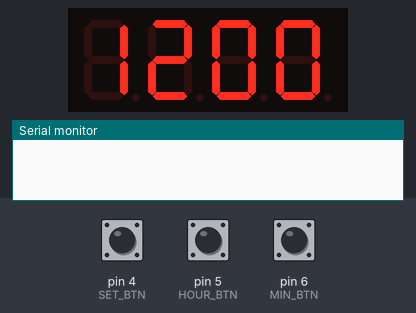
The sketch below on a simulated Arduino Uno, built with avr-gcc and run on an emulated ATmega328P. Shown: 4-digit seven-segment display, the last lines printed to the serial monitor. The inputs (shaded band) are chosen by the test bench; at power-on: pin 4 (SET_BTN) LOW, pin 6 (MIN_BTN) LOW, pin 5 (HOUR_BTN) LOW.

Above: at 1.6 s.
1.7 s: pin 4 (SET_BTN) pulled HIGH for 0.15 s
At 2.07 s:
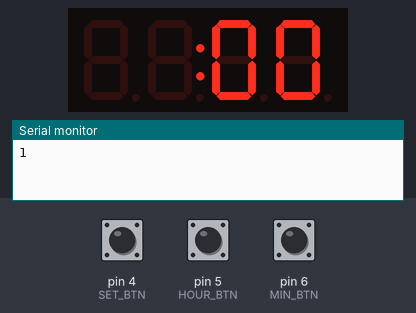
2.4 s: pin 6 (MIN_BTN) pulled HIGH for 1 s
At 3.2 s:
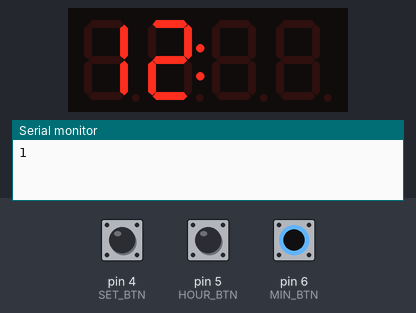
Timing chart, 0 to 5.4 s (numbered marks = the images above; inputs shaded):
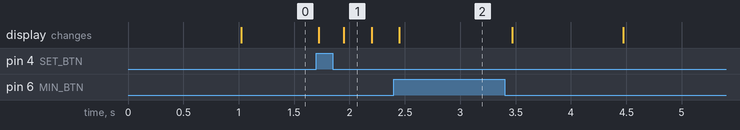

The sketch:

clock.ino
```cpp
#include <Arduino.h>
#include <TM1637Display.h>

// Module connection pins (Digital Pins)
#define CLK 2
#define DIO 3

#define SET_BTN 4
#define HOUR_BTN 5
#define MIN_BTN 6

#define SECS_PER_MIN  (60UL)
#define SECS_PER_HOUR (3600UL)
#define SECS_PER_DAY  (SECS_PER_HOUR * 24L)

#define numberOfMinutes(_time_) ((_time_ / SECS_PER_MIN) % SECS_PER_MIN)
#define numberOfHours(_time_) (( _time_% SECS_PER_DAY) / SECS_PER_HOUR)

TM1637Display display(CLK, DIO);

uint8_t data[] = { 0xff, 0xff, 0xff, 0xff };
uint8_t blank[] = { 0x00, 0x00, 0x00, 0x00 };

unsigned long debounce = 200UL;   // the debounce time, increase if the output flickers
unsigned long previousMillis = 0;        // will store last time LED was updated
const long interval = 1000;//1000           // interval at which to blink (milliseconds)
long time = 0;
long setCounter = 0;
unsigned long mil = 0;           // the last time the output pin was toggled

int mode = 0; //modes 0=clock, 1=set clock, 2=set wake time, 3=set night light?
int settingState = 0; //0=hour, 1=minutes

int modeButtonState = 0;
int modeButtonPrev = 0;
int hrButtonState = 0;
int hrButtonPrev = 0;
int minButtonState = 0;
int minButtonPrev = 0;

void setup() {
  Serial.begin(9600);

  pinMode(SET_BTN, INPUT);
  pinMode(HOUR_BTN, INPUT);
  pinMode(MIN_BTN, INPUT);

  display.clear();
  display.setBrightness(0); //0-7
}

void loop() {

  if (buttonHandler(SET_BTN, modeButtonState, modeButtonPrev)) {
    mode = mode + 1 > 3 ? 0 : mode + 1;
    Serial.println(mode);
  }

  if (mode == 0) {
    counting();
  } else if (mode == 1) {
    setting();
  }
}

void setting() {
  if (buttonHandler(MIN_BTN, minButtonState, minButtonPrev)) {
    if (settingState == 0) {
      settingState = 1;
    } else if (settingState == 1) {
      settingState = 0;
      mode = 0;
    }
  }

  if (settingState == 0) {
    if (buttonHandler(HOUR_BTN, hrButtonState, hrButtonPrev)) {
      time += SECS_PER_HOUR;
    }
    showSettingTimeHR();
  } else if (settingState == 1) {
    if (buttonHandler(HOUR_BTN, hrButtonState, hrButtonPrev)) {
      time += SECS_PER_MIN;
    }
    showSettingTimeMIN();
  }

}

void showSettingTimeHR() {
  unsigned long currentMillis = millis();

  if (currentMillis - previousMillis >= interval / 4) {
    previousMillis = currentMillis;

    int minutes = numberOfMinutes(time);
    int hours = numberOfHours(time);
    bool pm = hours > 12;
    int hours12 = pm ? hours - 12 : hours;  // for 12 hour clock
    hours12 = hours12 == 0 ? 12 : hours12; //set 0 to 12

    if (setCounter % 2 == 0) {
      data[0] = hours12 / 10 > 0 ? display.encodeDigit(hours12 / 10) : 0x00;
      data[1] = display.encodeDigit(hours12 % 10) | 0x80;
      data[2] = display.encodeDigit(minutes / 10);
      data[3] = display.encodeDigit(minutes % 10);
      display.setSegments(data);
    } else {
      data[0] = 0x00;
      data[1] = 0x80;
      data[2] = display.encodeDigit(minutes / 10);
      data[3] = display.encodeDigit(minutes % 10);
      display.setSegments(data);
    }

    setCounter++;
  }
}

void showSettingTimeMIN() {
  unsigned long currentMillis = millis();

  if (currentMillis - previousMillis >= interval / 4) {
    previousMillis = currentMillis;

    int minutes = numberOfMinutes(time);
    int hours = numberOfHours(time);
    bool pm = hours > 12;
    int hours12 = pm ? hours - 12 : hours;  // for 12 hour clock
    hours12 = hours12 == 0 ? 12 : hours12; //set 0 to 12

    if (setCounter % 2 == 0) {
      data[0] = hours12 / 10 > 0 ? display.encodeDigit(hours12 / 10) : 0x00;
      data[1] = display.encodeDigit(hours12 % 10) | 0x80;
      data[2] = display.encodeDigit(minutes / 10);
      data[3] = display.encodeDigit(minutes % 10);
      display.setSegments(data);
    } else {
      data[0] = hours12 / 10 > 0 ? display.encodeDigit(hours12 / 10) : 0x00;
      data[1] = display.encodeDigit(hours12 % 10) | 0x80;
      data[2] = 0x00;
      data[3] = 0x00;
      display.setSegments(data);
    }

    setCounter++;
  }
}

void counting() {
  unsigned long currentMillis = millis();

  if (currentMillis - previousMillis >= interval) {
    previousMillis = currentMillis;

    int minutes = numberOfMinutes(time);
    int hours = numberOfHours(time);
    bool pm = hours > 12;
    int hours12 = pm ? hours - 12 : hours;  // for 12 hour clock
    hours12 = hours12 == 0 ? 12 : hours12; //set 0 to 12

    data[0] = hours12 / 10 > 0 ? display.encodeDigit(hours12 / 10) : 0x00;
    data[1] = display.encodeDigit(hours12 % 10) | (time % 2 ? 0x80 : 0x00);
    data[2] = display.encodeDigit(minutes / 10);
    data[3] = display.encodeDigit(minutes % 10); //TODO am/pm

    display.setSegments(data);

    time++;

    if (time > SECS_PER_DAY) {
      time = 0;
    }
  }
}

bool buttonHandler(int pin, int state, int prev) {
  state = digitalRead(pin);

  if (state == HIGH && prev == LOW && millis() - mil > debounce)
  {
    mil = millis();
    return true;
  } else {
    return false;
  }

  prev = state;
}
```

Measured:
- after the input at 2.4 s, the display: changes after 0.05 s (image 2)
